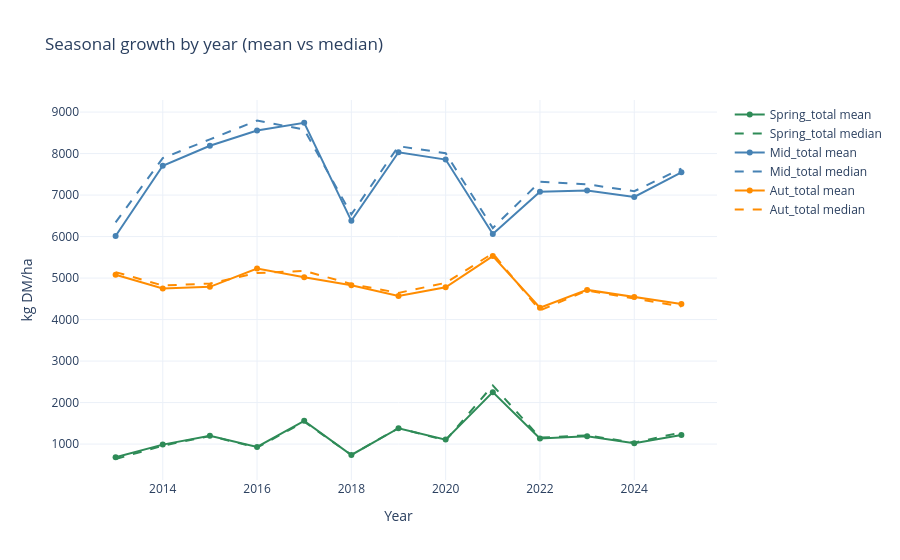
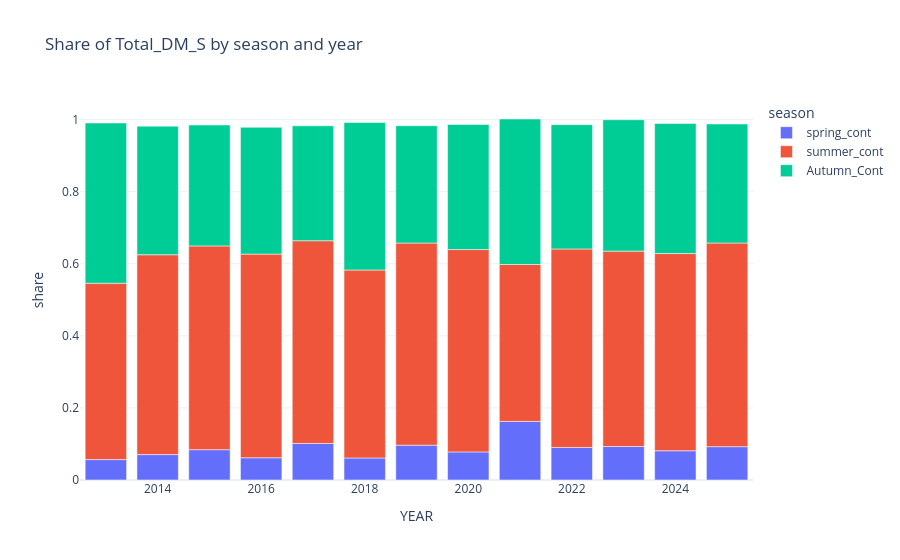

These figures' notebook cell, in order:
### Markdown cell above
**Summary:** **year and sward age shift `Total_DM_S` the most.** Yearly medians range from 11,617 kg DM/ha (2013) to 15,721 (2017), and the sowing year has a median of only 10,405 against 14,209 in the first full year. In every panel the boxes overlap widely: the spread within a group (about 3,000-4,000 kg DM/ha) is larger than most differences between groups.

### Code cell
# =============================================================================
# SEASONAL PATTERNS: MEAN / MEDIAN
# =============================================================================
section("Seasonal growth over the years")
# mean and median of each season per year, and the season shares
season_cols = ["Spring_total", "Mid_total", "Aut_total"]
season_stats = df.groupby("YEAR")[season_cols].agg(["mean", "median"])
print(season_stats.round(0).to_string())

fig = go.Figure()
for c, colour in zip(season_cols, ["seagreen", "steelblue", "darkorange"]):
    fig.add_trace(go.Scatter(x=season_stats.index, y=season_stats[(c, "mean")], mode="lines+markers", name=f"{c} mean", line=dict(color=colour)))
    fig.add_trace(go.Scatter(x=season_stats.index, y=season_stats[(c, "median")], mode="lines", name=f"{c} median", line=dict(color=colour, dash="dash")))
fig.update_layout(title="Seasonal growth by year (mean vs median)", xaxis_title="Year", yaxis_title="kg DM/ha")
save_fig(fig, "03_seasonal_growth_by_year")
fig.show()

share = df.groupby("YEAR")[share_cols].mean().reset_index().melt(id_vars="YEAR", var_name="season", value_name="share")
fig = px.bar(share, x="YEAR", y="share", color="season", title="Share of Total_DM_S by season and year")
save_fig(fig, "04_season_share_by_year")
fig.show()

### Figure 1 — Plotly figure (JSON) as saved in the notebook; plotly's stock layout.template omitted (floating-point values rounded to 4 significant figures)
{"data": [{"line": {"color": "seagreen"}, "mode": "lines+markers", "name": "Spring_total mean", "type": "scatter", "x": [2013, 2014, 2015, 2016, 2017, 2018, 2019, 2020, 2021, 2022, 2023, 2024, 2025], "y": [682.5, 986.8, 1199.0, 931.5, 1560.0, 737.5, 1382.0, 1108.0, 2251.0, 1137.0, 1191.0, 1017.0, 1220.0]}, {"line": {"color": "seagreen", "dash": "dash"}, "mode": "lines", "name": "Spring_total median", "type": "scatter", "x": [2013, 2014, 2015, 2016, 2017, 2018, 2019, 2020, 2021, 2022, 2023, 2024, 2025], "y": [639.0, 962.0, 1196.0, 915.0, 1539.0, 739.0, 1385.0, 1087.0, 2413.0, 1155.0, 1210.0, 1035.0, 1282.0]}, {"line": {"color": "steelblue"}, "mode": "lines+markers", "name": "Mid_total mean", "type": "scatter", "x": [2013, 2014, 2015, 2016, 2017, 2018, 2019, 2020, 2021, 2022, 2023, 2024, 2025], "y": [6014.0, 7707.0, 8187.0, 8556.0, 8743.0, 6379.0, 8032.0, 7855.0, 6061.0, 7080.0, 7110.0, 6954.0, 7549.0]}, {"line": {"color": "steelblue", "dash": "dash"}, "mode": "lines", "name": "Mid_total median", "type": "scatter", "x": [2013, 2014, 2015, 2016, 2017, 2018, 2019, 2020, 2021, 2022, 2023, 2024, 2025], "y": [6340.0, 7890.0, 8342.0, 8794.0, 8580.0, 6534.0, 8178.0, 8010.0, 6205.0, 7319.0, 7260.0, 7092.0, 7638.0]}, {"line": {"color": "darkorange"}, "mode": "lines+markers", "name": "Aut_total mean", "type": "scatter", "x": [2013, 2014, 2015, 2016, 2017, 2018, 2019, 2020, 2021, 2022, 2023, 2024, 2025], "y": [5079.0, 4750.0, 4788.0, 5229.0, 5020.0, 4826.0, 4567.0, 4779.0, 5529.0, 4286.0, 4715.0, 4544.0, 4374.0]}, {"line": {"color": "darkorange", "dash": "dash"}, "mode": "lines", "name": "Aut_total median", "type": "scatter", "x": [2013, 2014, 2015, 2016, 2017, 2018, 2019, 2020, 2021, 2022, 2023, 2024, 2025], "y": [5144.0, 4821.0, 4869.0, 5122.0, 5173.0, 4856.0, 4643.0, 4886.0, 5595.0, 4219.0, 4701.0, 4509.0, 4315.0]}], "layout": {"title": {"text": "Seasonal growth by year (mean vs median)"}, "xaxis": {"title": {"text": "Year"}}, "yaxis": {"title": {"text": "kg DM/ha"}}}}

### Figure 2 — Plotly figure (JSON) as saved in the notebook; plotly's stock layout.template omitted (floating-point values rounded to 4 significant figures)
{"data": [{"hovertemplate": "season=spring_cont<br>YEAR=%{x}<br>share=%{y}<extra></extra>", "legendgroup": "spring_cont", "marker": {"color": "#636efa", "pattern": {"shape": ""}}, "name": "spring_cont", "orientation": "v", "showlegend": true, "textposition": "auto", "type": "bar", "x": [2013, 2014, 2015, 2016, 2017, 2018, 2019, 2020, 2021, 2022, 2023, 2024, 2025], "xaxis": "x", "y": [0.05662, 0.07049, 0.08415, 0.0617, 0.1014, 0.06123, 0.09663, 0.07791, 0.1626, 0.09037, 0.09286, 0.08117, 0.09256], "yaxis": "y"}, {"hovertemplate": "season=summer_cont<br>YEAR=%{x}<br>share=%{y}<extra></extra>", "legendgroup": "summer_cont", "marker": {"color": "#EF553B", "pattern": {"shape": ""}}, "name": "summer_cont", "orientation": "v", "showlegend": true, "textposition": "auto", "type": "bar", "x": [2013, 2014, 2015, 2016, 2017, 2018, 2019, 2020, 2021, 2022, 2023, 2024, 2025], "xaxis": "x", "y": [0.4894, 0.5546, 0.5654, 0.5651, 0.5626, 0.5215, 0.561, 0.5615, 0.4354, 0.5508, 0.5422, 0.5472, 0.5651], "yaxis": "y"}, {"hovertemplate": "season=Autumn_Cont<br>YEAR=%{x}<br>share=%{y}<extra></extra>", "legendgroup": "Autumn_Cont", "marker": {"color": "#00cc96", "pattern": {"shape": ""}}, "name": "Autumn_Cont", "orientation": "v", "showlegend": true, "textposition": "auto", "type": "bar", "x": [2013, 2014, 2015, 2016, 2017, 2018, 2019, 2020, 2021, 2022, 2023, 2024, 2025], "xaxis": "x", "y": [0.4445, 0.3568, 0.3354, 0.3519, 0.3188, 0.4094, 0.3254, 0.3472, 0.4038, 0.345, 0.3646, 0.3609, 0.3302], "yaxis": "y"}], "layout": {"barmode": "relative", "legend": {"title": {"text": "season"}, "tracegroupgap": 0}, "title": {"text": "Share of Total_DM_S by season and year"}, "xaxis": {"anchor": "y", "domain": [0.0, 1.0], "title": {"text": "YEAR"}}, "yaxis": {"anchor": "x", "domain": [0.0, 1.0], "title": {"text": "share"}}}}
